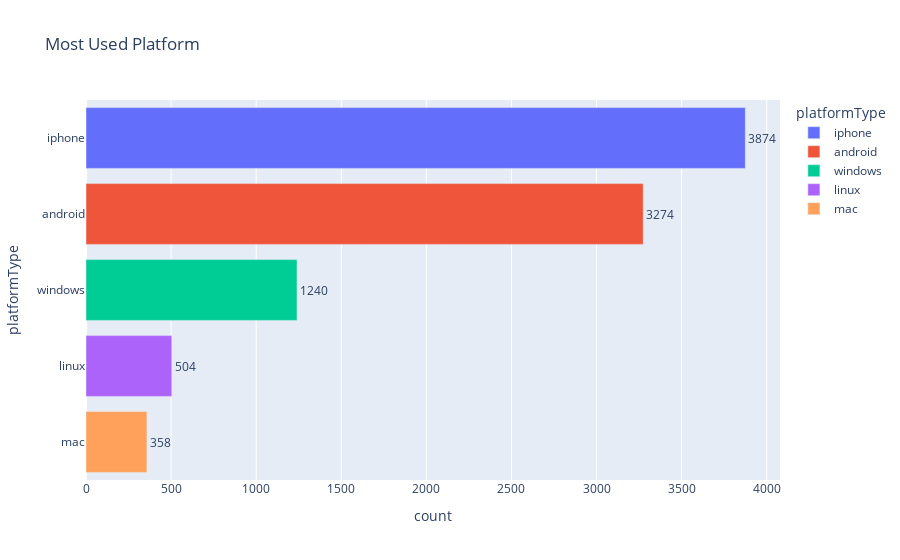

Here is the notebook cell this chart was saved with:
### Code cell
#plot of most used platform 
fig = px.bar(platf, x ="count",y="platformType",color="platformType",text="count",title="Most Used Platform")
fig.update_traces(textposition='outside')
fig.show()

### Figure 1 — Plotly figure (JSON) as saved in the notebook; plotly's stock layout.template omitted (floating-point values rounded to 4 significant figures)
{"data": [{"alignmentgroup": "True", "hovertemplate": "platformType=%{y}<br>count=%{text}<extra></extra>", "legendgroup": "iphone", "marker": {"color": "#636efa"}, "name": "iphone", "offsetgroup": "iphone", "orientation": "h", "showlegend": true, "text": [3874], "textposition": "outside", "type": "bar", "x": [3874], "xaxis": "x", "y": ["iphone"], "yaxis": "y"}, {"alignmentgroup": "True", "hovertemplate": "platformType=%{y}<br>count=%{text}<extra></extra>", "legendgroup": "android", "marker": {"color": "#EF553B"}, "name": "android", "offsetgroup": "android", "orientation": "h", "showlegend": true, "text": [3274], "textposition": "outside", "type": "bar", "x": [3274], "xaxis": "x", "y": ["android"], "yaxis": "y"}, {"alignmentgroup": "True", "hovertemplate": "platformType=%{y}<br>count=%{text}<extra></extra>", "legendgroup": "windows", "marker": {"color": "#00cc96"}, "name": "windows", "offsetgroup": "windows", "orientation": "h", "showlegend": true, "text": [1240], "textposition": "outside", "type": "bar", "x": [1240], "xaxis": "x", "y": ["windows"], "yaxis": "y"}, {"alignmentgroup": "True", "hovertemplate": "platformType=%{y}<br>count=%{text}<extra></extra>", "legendgroup": "linux", "marker": {"color": "#ab63fa"}, "name": "linux", "offsetgroup": "linux", "orientation": "h", "showlegend": true, "text": [504], "textposition": "outside", "type": "bar", "x": [504], "xaxis": "x", "y": ["linux"], "yaxis": "y"}, {"alignmentgroup": "True", "hovertemplate": "platformType=%{y}<br>count=%{text}<extra></extra>", "legendgroup": "mac", "marker": {"color": "#FFA15A"}, "name": "mac", "offsetgroup": "mac", "orientation": "h", "showlegend": true, "text": [358], "textposition": "outside", "type": "bar", "x": [358], "xaxis": "x", "y": ["mac"], "yaxis": "y"}], "layout": {"barmode": "relative", "legend": {"title": {"text": "platformType"}, "tracegroupgap": 0}, "title": {"text": "Most Used Platform"}, "xaxis": {"anchor": "y", "domain": [0, 1], "title": {"text": "count"}}, "yaxis": {"anchor": "x", "categoryarray": ["mac", "linux", "windows", "android", "iphone"], "categoryorder": "array", "domain": [0, 1], "title": {"text": "platformType"}}}}
